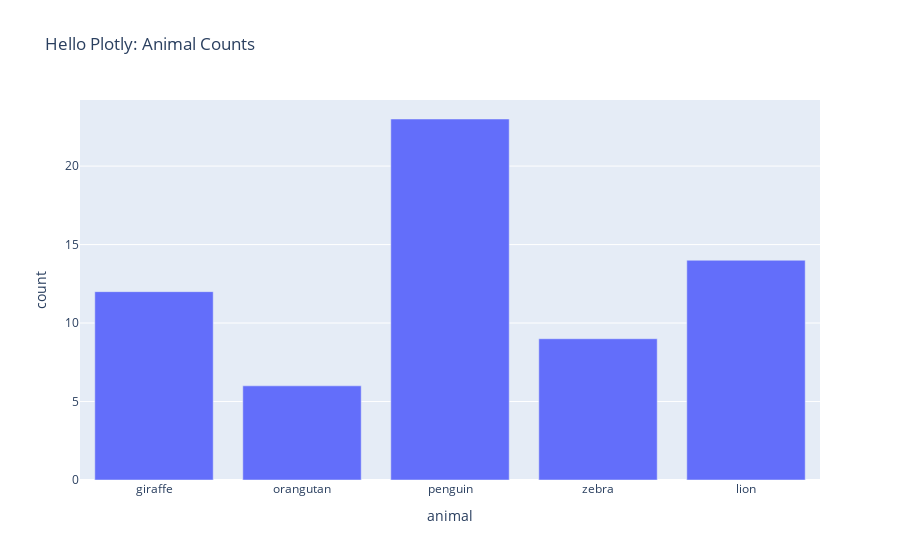

The cell this chart's notebook holds for it:
### Markdown cell above
# Hello World: Plotly and Dash

This short exercise introduces:

- Plotly Express for quick, interactive charts
- Dash (via JupyterDash) for simple, reactive dashboards right inside a notebook

You'll first see a minimal Plotly chart, then an inline Dash app with a dropdown and a callback.

### Code cell
# If needed, install dependencies in your environment (uncomment to run once)
# %pip install plotly==5.* jupyter-dash==0.4.* pandas==2.*

import plotly.express as px
import pandas as pd

# Create a tiny DataFrame
animals = pd.DataFrame({
    "animal": ["giraffe", "orangutan", "penguin", "zebra", "lion"],
    "count": [12, 6, 23, 9, 14],
})

# Minimal Plotly Express bar chart
fig = px.bar(animals, x="animal", y="count", title="Hello Plotly: Animal Counts")
fig.update_layout(template="plotly")
fig.show()

### Figure 1 — Plotly figure (JSON) as saved in the notebook; plotly's stock layout.template omitted (floating-point values rounded to 4 significant figures)
{"data": [{"hovertemplate": "animal=%{x}<br>count=%{y}<extra></extra>", "legendgroup": "", "marker": {"color": "#636efa", "pattern": {"shape": ""}}, "name": "", "orientation": "v", "showlegend": false, "textposition": "auto", "type": "bar", "x": ["giraffe", "orangutan", "penguin", "zebra", "lion"], "xaxis": "x", "y": [12, 6, 23, 9, 14], "yaxis": "y"}], "layout": {"barmode": "relative", "legend": {"tracegroupgap": 0}, "title": {"text": "Hello Plotly: Animal Counts"}, "xaxis": {"anchor": "y", "domain": [0, 1], "title": {"text": "animal"}}, "yaxis": {"anchor": "x", "domain": [0, 1], "title": {"text": "count"}}}}
